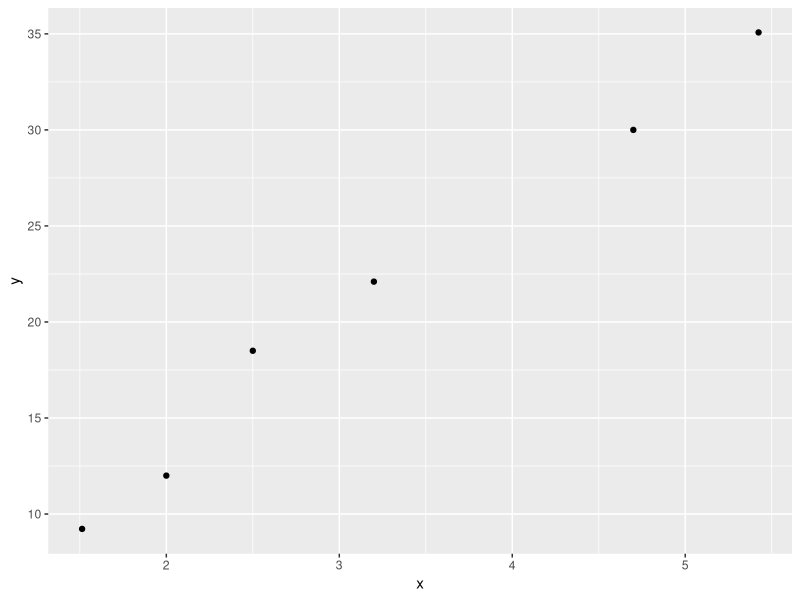
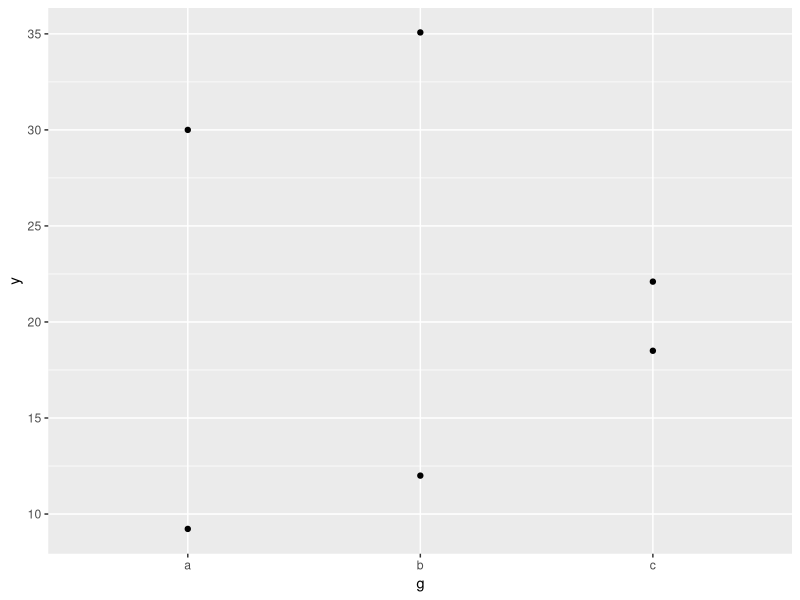

Here is the R script that generated these plots, in order:
#!/usr/bin/env Rscript
#
# 生成 tests/fixtures/coord_r_reference.json —— 坐标面板参数的 R 侧参考值（M1-5）。
#
#   pixi run -e refs refs:coord
#
# 对 8 个 case 跑真正的 ggplot2 4.0.3：
#
#   1. cartesian_default     默认连续坐标
#   2. cartesian_expand_false coord_cartesian(expand = FALSE)
#   3. cartesian_xlim        coord_cartesian(xlim = c(2, 5))
#   4. scale_x_limits        scale_x_continuous(limits = c(2, 5))（越界点被删）
#   5. discrete_default      离散 x
#   6. discrete_xlim_levels  scale_x_discrete(limits = c("a", "b", "d"))（含越界水平）
#   7. fixed_ratio_1         coord_fixed(ratio = 1)
#   8. fixed_ratio_2         coord_fixed(ratio = 2)
#
# 记录 `ggplot_build(p)$layout$panel_params[[1]]` 的 `x.range` / `y.range`
# （含 expand）、expand 前的数值范围（连续取 get_limits()，离散取 1..n）、
# `CoordFixed$aspect()`，以及 R 自己报的 "Removed N rows" 行数。
# Python 侧 `tests/test_coord_r_parity.py` 用同一份数据逐值比对（容差 1e-12）。

suppressPackageStartupMessages({
  library(ggplot2)
  library(jsonlite)
})

# 不开默认绘图设备：否则某些 ggplot 调用会在 CWD 留下 Rplots.pdf（产物不可复现）。
invisible(pdf(NULL))

out_path <- "tests/fixtures/coord_r_reference.json"

coord_data <- data.frame(
  x = c(1.513, 2.0, 2.5, 3.2, 4.7, 5.424),
  y = c(9.225, 12.0, 18.5, 22.1, 30.0, 35.075),
  g = c("a", "b", "c", "c", "a", "b"),
  stringsAsFactors = FALSE
)

num <- function(value) {
  if (is.null(value)) {
    return(NULL)
  }
  value <- as.numeric(value)
  if (all(is.na(value))) {
    return(NULL)
  }
  unname(value)
}

removed_rows <- function(messages) {
  total <- 0L
  for (message in unique(messages)) {
    if (!grepl("Removed [0-9]+ rows", message)) {
      next
    }
    hit <- regmatches(message, regexpr("Removed [0-9]+ rows", message))
    total <- total + as.integer(gsub("[^0-9]", "", hit))
  }
  total
}

describe <- function(name, plot) {
  messages <- character()
  build <- withCallingHandlers(
    ggplot_build(plot),
    warning = function(w) {
      messages <<- c(messages, conditionMessage(w))
      invokeRestart("muffleWarning")
    }
  )
  withCallingHandlers(
    invisible(ggplot_gtable(build)),
    warning = function(w) {
      messages <<- c(messages, conditionMessage(w))
      invokeRestart("muffleWarning")
    }
  )
  panel <- build$layout$panel_params[[1L]]
  coord <- build$plot$coordinates
  x_discrete <- isTRUE(panel$x$scale_is_discrete)
  y_discrete <- isTRUE(panel$y$scale_is_discrete)

  x_limits <- if (x_discrete) c(1, length(panel$x$get_limits())) else num(panel$x$get_limits())
  y_limits <- if (y_discrete) c(1, length(panel$y$get_limits())) else num(panel$y$get_limits())

  data <- build$data[[1L]]
  list(
    name = name,
    coord = class(coord)[1L],
    ratio = num(coord$ratio),
    clip = if (is.null(coord$clip)) "on" else coord$clip,
    x_discrete = x_discrete,
    y_discrete = y_discrete,
    x_range = num(panel$x.range),
    y_range = num(panel$y.range),
    x_limits = num(x_limits),
    y_limits = num(y_limits),
    coord_xlim = num(coord$limits$x),
    coord_ylim = num(coord$limits$y),
    aspect = num(coord$aspect(panel)),
    n_rows = nrow(data),
    na_x = sum(is.na(data$x)),
    na_y = sum(is.na(data$y)),
    removed = removed_rows(messages)
  )
}

base_plot <- ggplot(coord_data, aes(x = x, y = y)) + geom_point()
discrete_plot <- ggplot(coord_data, aes(x = g, y = y)) + geom_point()

cases <- list(
  describe("cartesian_default", base_plot),
  describe("cartesian_expand_false", base_plot + coord_cartesian(expand = FALSE)),
  describe("cartesian_xlim", base_plot + coord_cartesian(xlim = c(2, 5))),
  describe("scale_x_limits", base_plot + scale_x_continuous(limits = c(2, 5))),
  describe("discrete_default", discrete_plot),
  describe("discrete_xlim_levels", discrete_plot + scale_x_discrete(limits = c("a", "b", "d"))),
  describe("fixed_ratio_1", base_plot + coord_fixed(ratio = 1)),
  describe("fixed_ratio_2", base_plot + coord_fixed(ratio = 2))
)

payload <- list(
  ggplot2 = as.character(packageVersion("ggplot2")),
  data = list(x = coord_data$x, y = coord_data$y, g = coord_data$g),
  cases = cases
)

dir.create(dirname(out_path), recursive = TRUE, showWarnings = FALSE)
writeLines(
  toJSON(payload, auto_unbox = TRUE, digits = NA, pretty = TRUE, null = "null"),
  out_path
)
cat("wrote", out_path, "with", length(cases), "cases\n")
